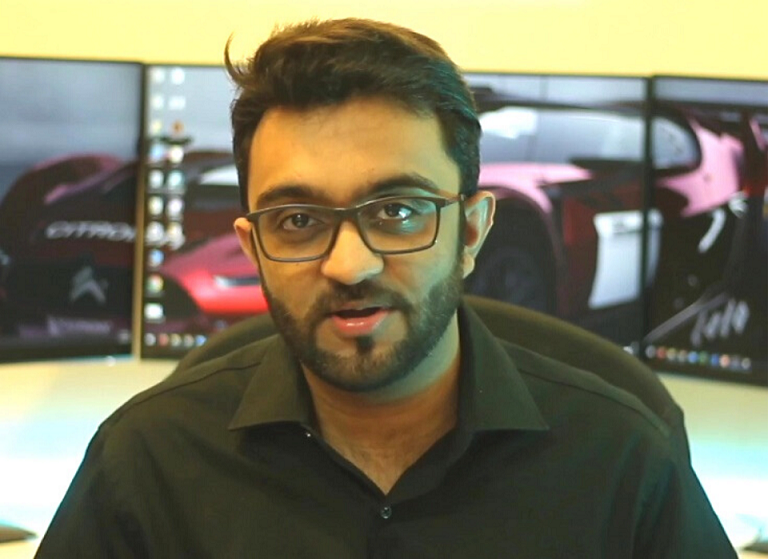
//> input picture Practice/course_1/course_1/resources/test.png, 768 x 559 px
$ ./MAtrix   (built with g++ and OpenCV 4)
//> lines starting //> are read from the running program, lines starting //| are printed output that depends on the picture; after the words box and inside, x2 and y2 are one past the last pixel; in counts of white or black regions, pixels touching at a corner belong together
#include <iostream>
#include <fstream>
#include <string>
#include <vector>
#include <tuple>
#include <functional>
#include<opencv2/opencv.hpp>
#include<opencv2/highgui.hpp>
#include<opencv2/imgproc.hpp>s
#include<opencv2/core.hpp>
#include<Eigen/Dense>
//#include<opencv2/imgcodecs/include/opencv2/imgfhgcodecs.hpp>

using namespace cv;
using namespace std;
using namespace Eigen;


int main() {
	const int max_value = 255;
	const int max_value_h = 360 / 2;
	int row_size = 3;
	int col_size = 3;

	Size matrix_size(row_size, col_size);
	cout << matrix_size << endl;

	Mat zero_matrix = Mat::zeros(matrix_size, CV_32FC1);
	cout << zero_matrix << endl;
	cout << zero_matrix.at<int>(1,1) << endl;

	for (int i = 0; i < (row_size ); i++)
	{
		for (int n = 0; n < (row_size); n++)
		{
			zero_matrix.at<float>(n, i) = 1;
		}
	}
	cout << zero_matrix << endl;

	Mat I = Mat::eye(Size(3, 3), CV_32FC1);
	cout << I << endl;

	Mat result = I + I + Mat::ones(matrix_size, CV_32FC1) * 2 - (Mat_<float>(matrix_size) << 1, 1, 1, 0, 0, 0, 0, 0, 0);

	cout << result.size() << endl;
	cout<<result.type()<<endl;
	Mat second_once = Mat::ones(Size(3,2), CV_32FC1);
	cout << second_once.size() << endl;

	int a, b, c;
	a = 2; b = 7;
	c = (a > b) ? a: b;
	cout << c << endl;

	vector<int> lower = { 170,50,50 };
	int low_h = lower[0], low_s = lower[1],low_v = lower[2];
	int high_H = max_value_h, high_s = max_value,high_v = max_value;


	string path = "resources/test.png";
	string path2 = "resources/shapes.png";

	Mat img = imread(path, IMREAD_COLOR);
//> img is the input picture: 559 rows x 768 cols, CV_8UC3; mean B, G, R 94.1, 117.1, 120.5
	Mat img2 = imread(path2, IMREAD_COLOR);
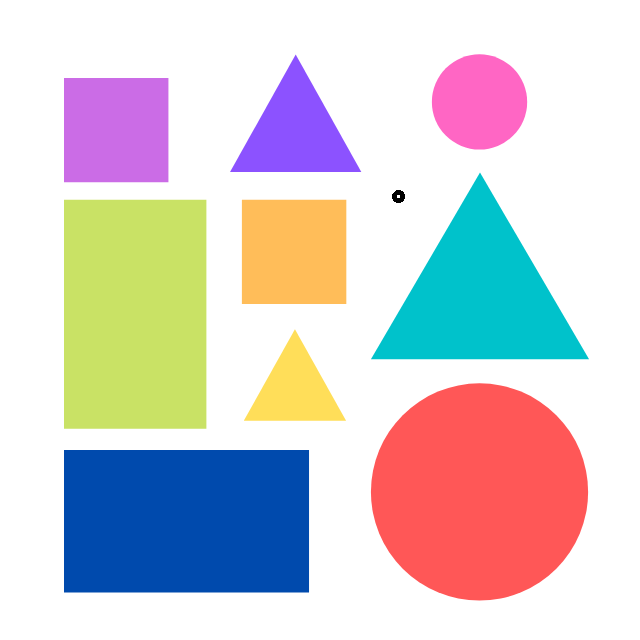
//> input picture Practice/course_1/course_1/resources/shapes.png, 640 x 640 px
//> img2 is the input picture: 640 rows x 640 cols, CV_8UC3; mean B, G, R 209.9, 207, 212.7

	resize(img, img ,Size(500, 500));
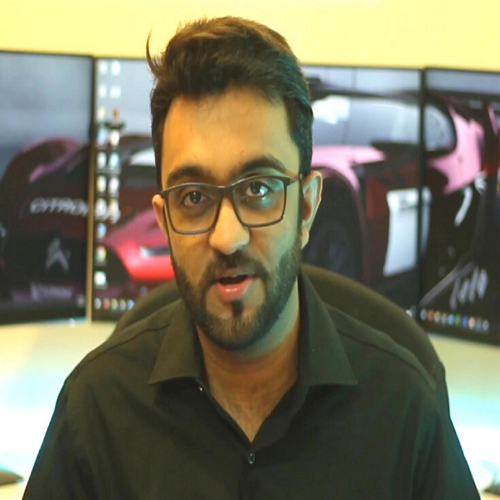
//> img: 500 rows x 500 cols, CV_8UC3; mean B, G, R 94, 116.9, 120.4
	resize(img2, img2, Size(500, 500));
//> img2: 500 rows x 500 cols, CV_8UC3

	if (img.empty()) { cout << "Not Loaded" << endl;}

	//imshow("ImageBasic",img);
	//imshow("ImageBasic", img2);

	// perform aritmatic operations
	Mat img3, mask, range;

	// find min max
	double minVal, maxVal;
	Point minLoc, maxLoc;
	minMaxLoc(img, &minVal, &maxVal);
//> minVal = 6; maxVal = 255
	cout << minVal << " " << maxVal << endl;
//| 6 255


	//subtract(img, img2, img3, mask, -1);
	bitwise_and(img, img2, img3,mask);
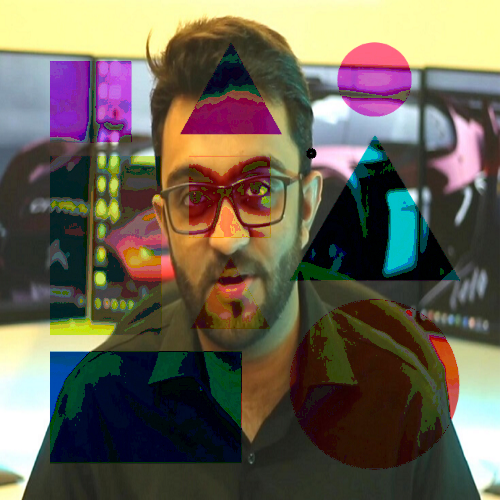
//> img3: 500 rows x 500 cols, CV_8UC3; mean B, G, R 83, 98.4, 105.9

	inRange(img, Scalar(low_h , low_s, low_v), Scalar(high_H, high_s, high_v), img3);
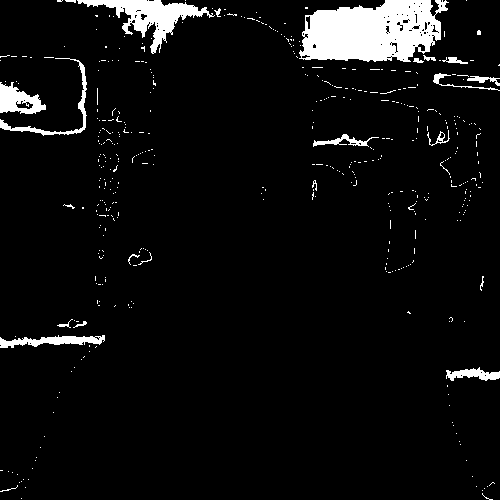
//> img3: 500 rows x 500 cols, CV_8UC1; 5.6% white; 454 white regions (431 under 20 px), largest, box (x1, y1, x2, y2) and area: (299, 0, 449, 62) 6799, (77, 0, 215, 54) 2298, (0, 82, 46, 114) 851

	imshow("Result", img3);


	waitKey(0);


}
